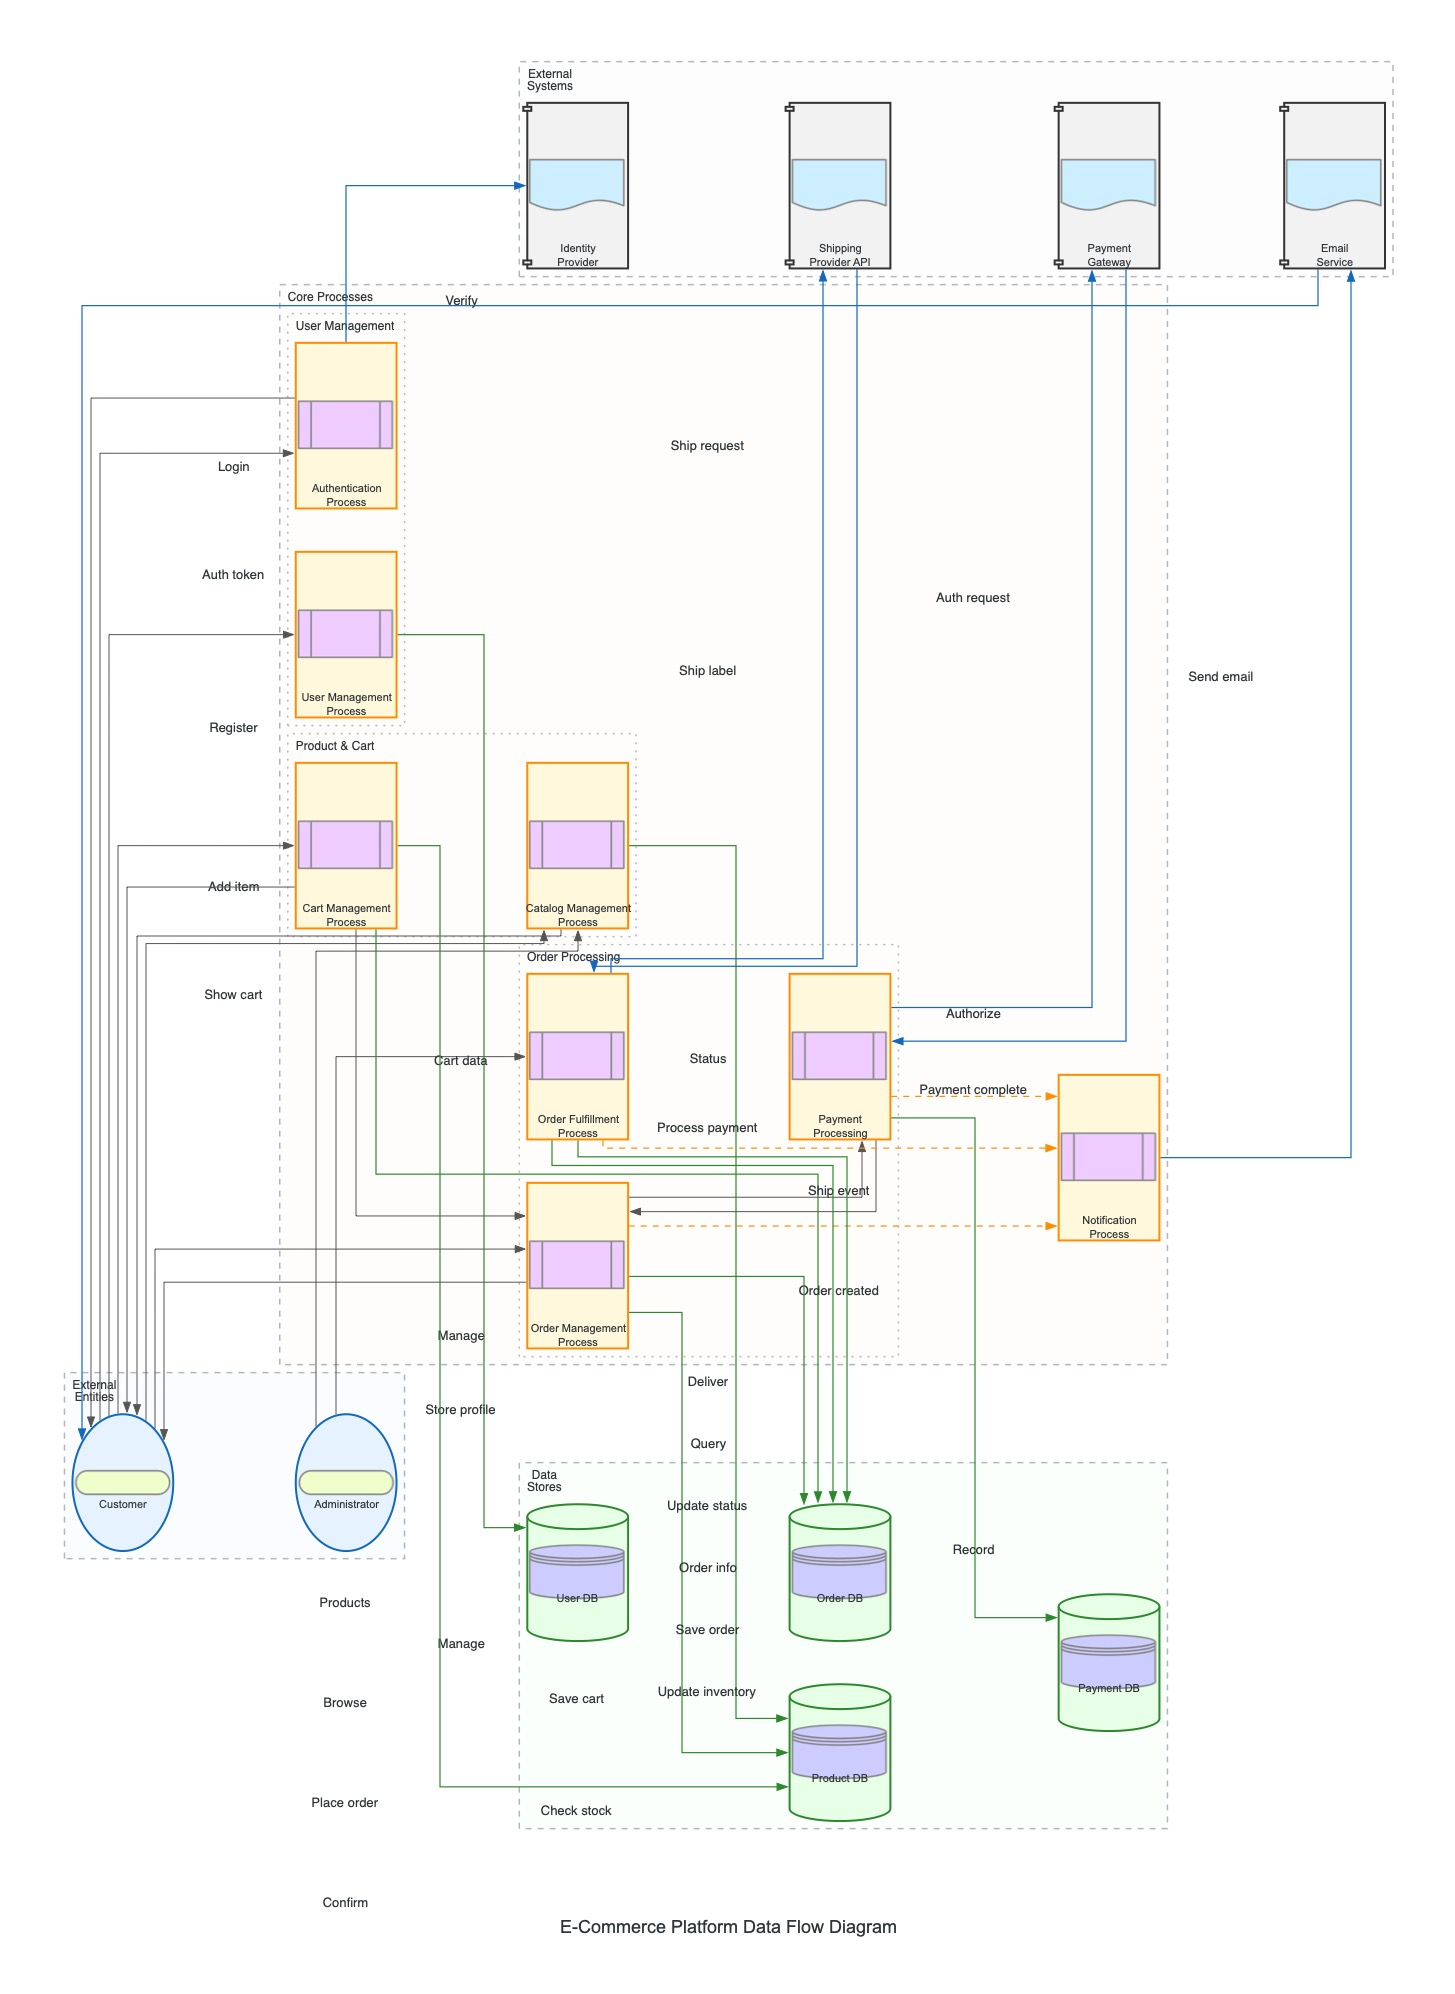

The Python source for this figure:
from diagrams import Diagram, Cluster, Edge
# Using verified flowchart components
from diagrams.programming.flowchart import PredefinedProcess, Database, Document, StartEnd

# Enhanced Diagram Configuration
diagram_name = "E-Commerce Platform Data Flow Diagram"
output_filename = "data_flow_diagram"

# Overall graph attributes for better layout
graph_attr = {
    "splines": "ortho",         # Orthogonal lines for cleaner appearance
    "nodesep": "0.6",          # Spacing between nodes horizontally
    "ranksep": "0.8",          # Spacing vertically
    "fontsize": "18",          # Large title font
    "fontname": "Arial",        # Clean font
    "bgcolor": "white",         # White background for better contrast
    "concentrate": "false",     # Don't merge edges - keep data flows distinct
    "compound": "true",         # Allow edges between clusters
    "pad": "0.75",             # Padding around the diagram
    "rankdir": "LR",           # Left to right layout (instead of top-bottom)
    "newrank": "true",         # Use new rank algorithm to help with alignment
    "overlap": "false",        # Prevent node overlap
    "outputorder": "edgesfirst" # Draw edges first for cleaner appearance
}

# Edge attributes for better readability
edge_attr = {
    "fontsize": "9",          # Smaller edge label font
    "fontname": "Arial",       
    "fontcolor": "#444444",
    "penwidth": "1.2",         # Slightly thicker lines
    "constraint": "true",      # Maintain hierarchical constraints
    "tailclip": "true",       # Clip tail of edge at node
    "headclip": "true"        # Clip head of edge at node
}

# Default attributes for all nodes
node_attr = {
    "fontsize": "11",
    "fontname": "Arial",
    "margin": "0.2,0.1"
}

# Node styling
entity_attrs = {"shape": "oval", "style": "filled", "fillcolor": "#e6f2ff", 
              "color": "#1168bd", "penwidth": "2.0"}
              
process_attrs = {"shape": "box", "style": "filled", "fillcolor": "#fff8dc", 
               "color": "#ff8c00", "penwidth": "2.0"}
               
datastore_attrs = {"shape": "cylinder", "style": "filled", "fillcolor": "#e6ffe6", 
                 "color": "#2d882d", "penwidth": "2.0"}
                 
external_attrs = {"shape": "component", "style": "filled", "fillcolor": "#f2f2f2", 
                "color": "#333333", "penwidth": "2.0"}

# Edge styling by type
normal_edge = {"color": "#555555", "penwidth": "1.0"}
data_store_edge = {"color": "#2d882d", "penwidth": "1.2"}
external_edge = {"color": "#1168bd", "penwidth": "1.2"}
event_edge = {"color": "#ff8c00", "style": "dashed", "penwidth": "1.2"}



# Add invisible edges to enforce proper hierarchy and prevent floating labels
def add_invisible_edge(node1, node2):
    return node1 >> Edge(style="invis", constraint="true") >> node2

# Add invisible rank nodes to help with layout
def create_rank_node():
    return StartEnd("", shape="point", width="0.01", height="0.01", style="invis")

with Diagram(diagram_name, show=False, filename=output_filename, graph_attr=graph_attr, 
             edge_attr=edge_attr, node_attr=node_attr, direction="LR", outformat="jpg"):

    # Group related components using clusters for better organization
    with Cluster("External\nEntities", graph_attr={"style": "dashed", "color": "#1168bd", 
                                         "bgcolor": "#f0f5ff40", "penwidth": "1.5"}):
        user_entity = StartEnd("Customer", **entity_attrs)
        admin_entity = StartEnd("Administrator", **entity_attrs)
    
    # Group processes by functional area for better organization
    with Cluster("Core Processes", graph_attr={"style": "dashed", "color": "#ff8c00", 
                                              "bgcolor": "#fff8f040", "penwidth": "1.5"}):
        # User-related processes
        with Cluster("User Management", graph_attr={"style": "dotted", "color": "#ff8c00", 
                                                "bgcolor": "transparent"}):
            auth_process = PredefinedProcess("Authentication\nProcess", **process_attrs)
            user_process = PredefinedProcess("User Management\nProcess", **process_attrs)
        
        # Product-related processes
        with Cluster("Product & Cart", graph_attr={"style": "dotted", "color": "#ff8c00", 
                                              "bgcolor": "transparent"}):
            catalog_process = PredefinedProcess("Catalog Management\nProcess", **process_attrs)
            cart_process = PredefinedProcess("Cart Management\nProcess", **process_attrs)
        
        # Order-related processes
        with Cluster("Order Processing", graph_attr={"style": "dotted", "color": "#ff8c00", 
                                               "bgcolor": "transparent"}):
            order_process = PredefinedProcess("Order Management\nProcess", **process_attrs)
            payment_process = PredefinedProcess("Payment\nProcessing", **process_attrs)
            fulfill_process = PredefinedProcess("Order Fulfillment\nProcess", **process_attrs)
        
        # Notification process
        notify_process = PredefinedProcess("Notification\nProcess", **process_attrs)
    
    with Cluster("Data\nStores", graph_attr={"style": "dashed", "color": "#2d882d", 
                                         "bgcolor": "#f0fff040", "penwidth": "1.5"}):
        user_db = Database("User DB", **datastore_attrs)
        product_db = Database("Product DB", **datastore_attrs)
        order_db = Database("Order DB", **datastore_attrs)
        payment_db = Database("Payment DB", **datastore_attrs)
    
    with Cluster("External\nSystems", graph_attr={"style": "dashed", "color": "#333333", 
                                            "bgcolor": "#f8f8f840", "penwidth": "1.5"}):
        idp = Document("Identity\nProvider", **external_attrs)
        payment_gw = Document("Payment\nGateway", **external_attrs)
        shipping_api = Document("Shipping\nProvider API", **external_attrs)
        email_service = Document("Email\nService", **external_attrs)

    # Create a few invisible anchor points to help with layout
    anchor1 = create_rank_node()
    anchor2 = create_rank_node()
    
    # Data flows - User authentication & profile (styled edges by category)
    user_entity >> Edge(label="Login", **normal_edge) >> auth_process
    auth_process >> Edge(label="Auth token", **normal_edge) >> user_entity
    auth_process >> Edge(label="Verify", **external_edge) >> idp
    user_entity >> Edge(label="Register", **normal_edge) >> user_process
    user_process >> Edge(label="Store profile", **data_store_edge) >> user_db
    
    # Data flows - Product browsing with simplified labels
    user_entity >> Edge(label="Browse", **normal_edge) >> catalog_process
    catalog_process >> Edge(label="Products", **normal_edge) >> user_entity
    catalog_process >> Edge(label="Query", **data_store_edge) >> product_db
    admin_entity >> Edge(label="Manage", **normal_edge) >> catalog_process
    
    # Data flows - Cart management with simplified labels
    user_entity >> Edge(label="Add item", **normal_edge) >> cart_process
    cart_process >> Edge(label="Show cart", **normal_edge) >> user_entity
    cart_process >> Edge(label="Check stock", **data_store_edge) >> product_db
    cart_process >> Edge(label="Save cart", **data_store_edge) >> order_db
    
    # Data flows - Order creation with simpler labels
    user_entity >> Edge(label="Place order", **normal_edge, minlen="2") >> order_process
    cart_process >> Edge(label="Cart data", **normal_edge, minlen="1") >> order_process
    order_process >> Edge(label="Save order", **data_store_edge, minlen="1") >> order_db
    order_process >> Edge(label="Confirm", **normal_edge, minlen="1") >> user_entity
    order_process >> Edge(label="Process payment", **normal_edge, minlen="1") >> payment_process
    
    # Data flows - Payment with highlighted external interaction
    payment_process >> Edge(label="Auth request", **external_edge, minlen="1") >> payment_gw
    payment_gw >> Edge(label="Authorize", **external_edge, minlen="1") >> payment_process
    payment_process >> Edge(label="Record", **data_store_edge, minlen="1") >> payment_db
    payment_process >> Edge(label="Status", **normal_edge, minlen="1") >> order_process
    
    # Data flows - Order events using event edges
    order_process >> Edge(label="Order created", **event_edge, minlen="1") >> notify_process
    payment_process >> Edge(label="Payment complete", **event_edge, minlen="1") >> notify_process
    
    # Data flows - Fulfillment with cleaner organization
    admin_entity >> Edge(label="Manage", **normal_edge, minlen="1") >> fulfill_process
    fulfill_process >> Edge(label="Order info", **data_store_edge, minlen="1") >> order_db
    fulfill_process >> Edge(label="Update status", **data_store_edge, minlen="1") >> order_db
    fulfill_process >> Edge(label="Ship request", **external_edge, minlen="1") >> shipping_api
    shipping_api >> Edge(label="Ship label", **external_edge, minlen="1") >> fulfill_process
    
    # Data flows - Inventory update
    order_process >> Edge(label="Update inventory", **data_store_edge, minlen="1") >> product_db
    
    # Data flows - Notifications with clear external system interaction
    fulfill_process >> Edge(label="Ship event", **event_edge, minlen="1") >> notify_process
    notify_process >> Edge(label="Send email", **external_edge, minlen="1") >> email_service
    email_service >> Edge(label="Deliver", **external_edge, minlen="1") >> user_entity
    
    # Add some invisible edges to help with layout and prevent floating labels
    add_invisible_edge(anchor1, order_process)
    add_invisible_edge(anchor1, cart_process)
    add_invisible_edge(anchor2, payment_db)
    add_invisible_edge(anchor2, product_db)

print(f"Enhanced diagram '{diagram_name}' generation initiated. Output: '{output_filename}.jpg'")
print("\nKey enhancements:")
print("- Left-to-right layout for better flow visualization")
print("- Functional clustering of related processes")
print("- Styled nodes with distinctive shapes and colors")
print("- Simplified, more readable connection labels")
print("- Added event flow as a distinct connection type")
print("- Improved background colors and contrast")
print("- Better spacing and organization of components")
